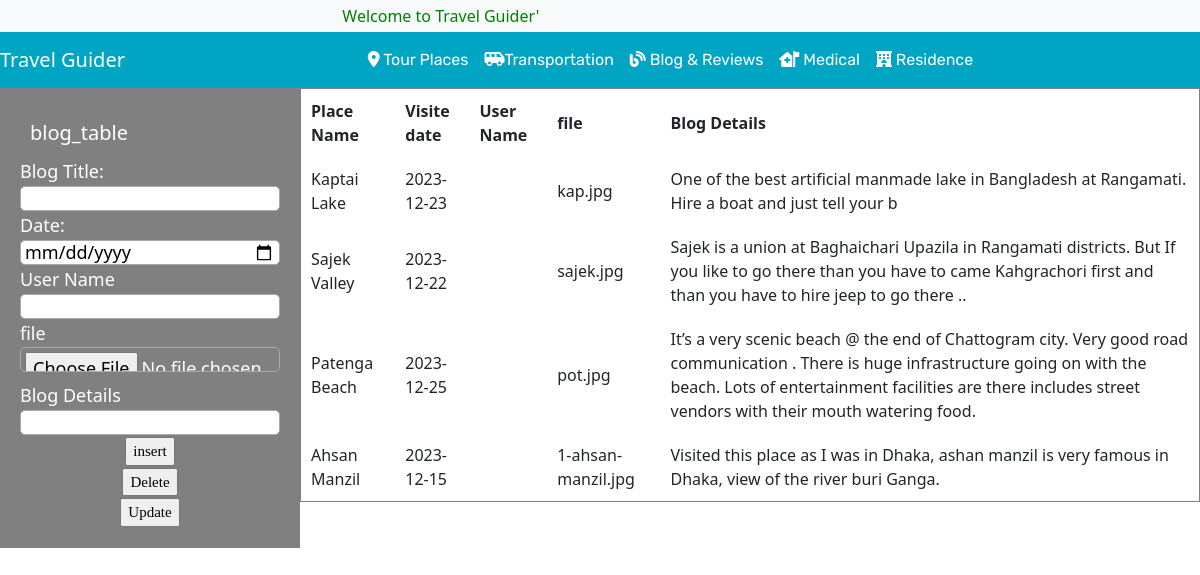
The app's page /_blogadmin.php, older data.
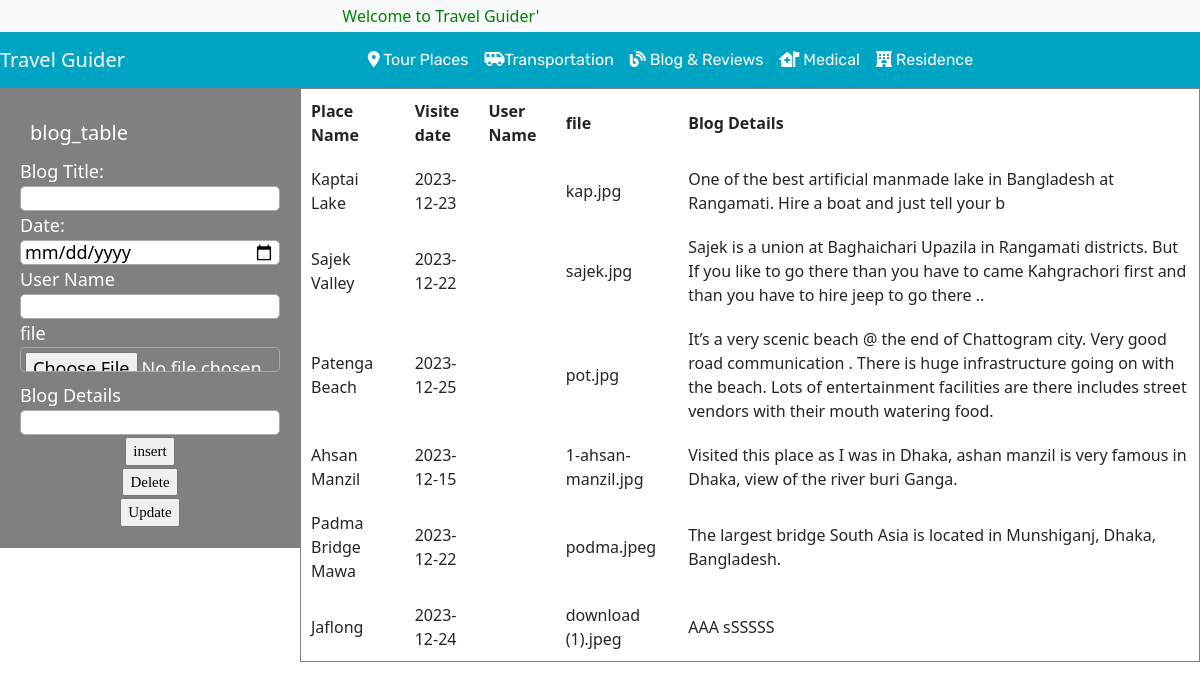
The same page, newer data.
### tables this page shows
CREATE TABLE `blog_table` (
  `topic_title` varchar(50) NOT NULL,
  `topic_date` varchar(15) NOT NULL,
  `name` varchar(20) NOT NULL,
  `image_filename` varchar(50) NOT NULL,
  `topic_para` varchar(250) NOT NULL
);

### _blogadmin.php (the view, shortened to what this page needs)
<?php
include("_admin.php");
?>
<link rel="stylesheet" href="style.css">
<div id="box1">
  <form method="post">
    <div style="font-size: 20px;margin: 10px;color: white;">blog_table</div>
    Blog Title: <br>
    <input id="text" type="text" name="blogtitle" required><br>
    Date:  <br>
    <input id="text" type="date" name="blogdate" ><br>
    User Name<br>
    <input id="text" type="text" name="name" ><br>
    file<br>
    <input id="text" type="file" name="uploadimage" ><br>
    Blog Details<br>
    <input id="text" type="text" name="blogpara" ><br>
      <div class="btn">
      <a>
        <input type="submit" value="insert" name="submit1">
      </a>
    </div>
    <div class="btn">
      <a>
        <input type="submit" value="Delete" name="submit2">
      </a>
    </div>
    <div class="btn">
      <a>
        <input type="submit" value="Update" name="submit3">
      </a>
    </div>
  </form>
</div>
<div>
  <table border="1" cellspacing="1" cellpadding="10">
    <tr>
      <th>Place Name</th>
      <th>Visite date</th>
      <th>User Name</th>
      <th>file</th>
      <th>Blog Details</th>
    </tr>
<?php
    $conn = mysqli_connect("localhost", "root", "", "shopee");
$sql = "SELECT * FROM blog_table";
$result = $conn->query($sql);
if ($result->num_rows > 0) {
while($row = $result->fetch_assoc()) {
echo "<tr><td>" . $row["topic_title"]. "</td><td>" . $row["topic_date"] . "</td><td>"
. $row["name"]."</td><td>". $row["image_filename"]. "</td><td>"
. $row["topic_para"].  "</td></tr>";
}
echo "</table>";
} else { echo "0 results"; }
?>
</div>

### _admin.php (shortened to what this page needs)
<!DOCTYPE html>
<html>
<head>
</head>
<body>
<link rel="stylesheet" href="https://stackpath.bootstrapcdn.com/bootstrap/4.4.1/css/bootstrap.min.css">
<link rel="stylesheet" href="https://cdnjs.cloudflare.com/ajax/libs/OwlCarousel2/2.3.4/assets/owl.carousel.min.css" />
<link rel="stylesheet" href="https://cdnjs.cloudflare.com/ajax/libs/OwlCarousel2/2.3.4/assets/owl.theme.default.min.css" />
<link rel="stylesheet" href="https://cdnjs.cloudflare.com/ajax/libs/font-awesome/5.13.0/css/all.min.css" />
<link rel="stylesheet" href="https://cdnjs.cloudflare.com/ajax/libs/font-awesome/6.2.1/css/all.min.css">
<link href="https://cdn.jsdelivr.net/npm/bootstrap@5.2.3/dist/css/bootstrap.min.css" rel="stylesheet">
<link href="https://cdn.jsdelivr.net/npm/bootstrap@5.2.0-beta1/dist/css/bootstrap.min.css" rel="stylesheet">
<link rel="stylesheet" href="style.css">
<link rel="stylesheet" href="style1.css">
	<header id="header">
        <div class="strip d-flex justify-content-between px-4 py-1 bg-light">
            <p class="font-rale font-size-12 text-black-50 m-0">
                <marquee behavior="" direction="" style="color: Green;">Welcome to Travel Guider'</marquee>
            </p>
        </div>
        <nav class="navbar navbar-expand-lg navbar-dark color-second-bg">
            <a class="navbar-brand" href="#">Travel Guider</a>
            <div class="collapse navbar-collapse" id="navbarNav">
                <ul class="navbar-nav m-auto font-rubik">
                    <li class="nav-item active">
                        <a class="nav-link" href="adminhome.php"><i class="fa-solid fa-location-dot"></i> Tour Places</a></a>
                    </li>
                    <li class="nav-item active">
                        <a class="nav-link" href="#"><i class="fa-solid fa-van-shuttle"></i>Transportation</a>
                    </li>
                    <li class="nav-item active">
                        <a class="nav-link" href="_blogadmin.php"><i class="fa-solid fa-blog"></i> Blog & Reviews</a>
                    </li>
                    <li class="nav-item active">
                        <a class="nav-link" href="#"><i class="fa-solid fa-house-medical-flag"></i> Medical</a>
                    </li>
                    <li class="nav-item active">
                        <a class="nav-link" href="#"><i class="fa-solid fa-hotel"></i> Residence</a>
                    </li>
                </ul>
            </div>
        </nav>
    </header>

### style.css (style rules this page uses)
.font-rale { font-family: "Raleway", cursive; }
.font-rubik { font-family: "Rubik", cursive; }
.font-size-12 { font-size: 12px; }
.color-second-bg { background: #00A5C4; }

### style1.css (style rules this page uses)
.btn { margin: 0; padding: 0; display: flex; justify-content: center; align-items: center; min-height: 10px; font-family: consolas; }
.btn a { position: relative; display: inline-block; color: #2196f3; text-transform: uppercase; letter-spacing: 4%; text-decoration: none; font-size: 15px; overflow: hidden; transition: 0.2s; }
#text { height: 25px; border-radius: 5px; padding: 4px; border: solid thin #aaa; width: 100%; }

### _blogadmin.php (style rules this page uses)
#box1 { font-size: large; background-color: gray; color: white; margin: auto; width: 300px; padding: 20px; float: left; }

Row changes from the older to the newer data that the page shows:
added blog_table: topic_title "Padma Bridge Mawa", topic_date "2023-12-22", image_filename "podma.jpeg", topic_para "The largest bridge South Asia is located in Munshiganj, Dhaka, Bangladesh."
added blog_table: topic_title "Jaflong", topic_date "2023-12-24", image_filename "download (1).jpeg", topic_para "AAA sSSSSS"
